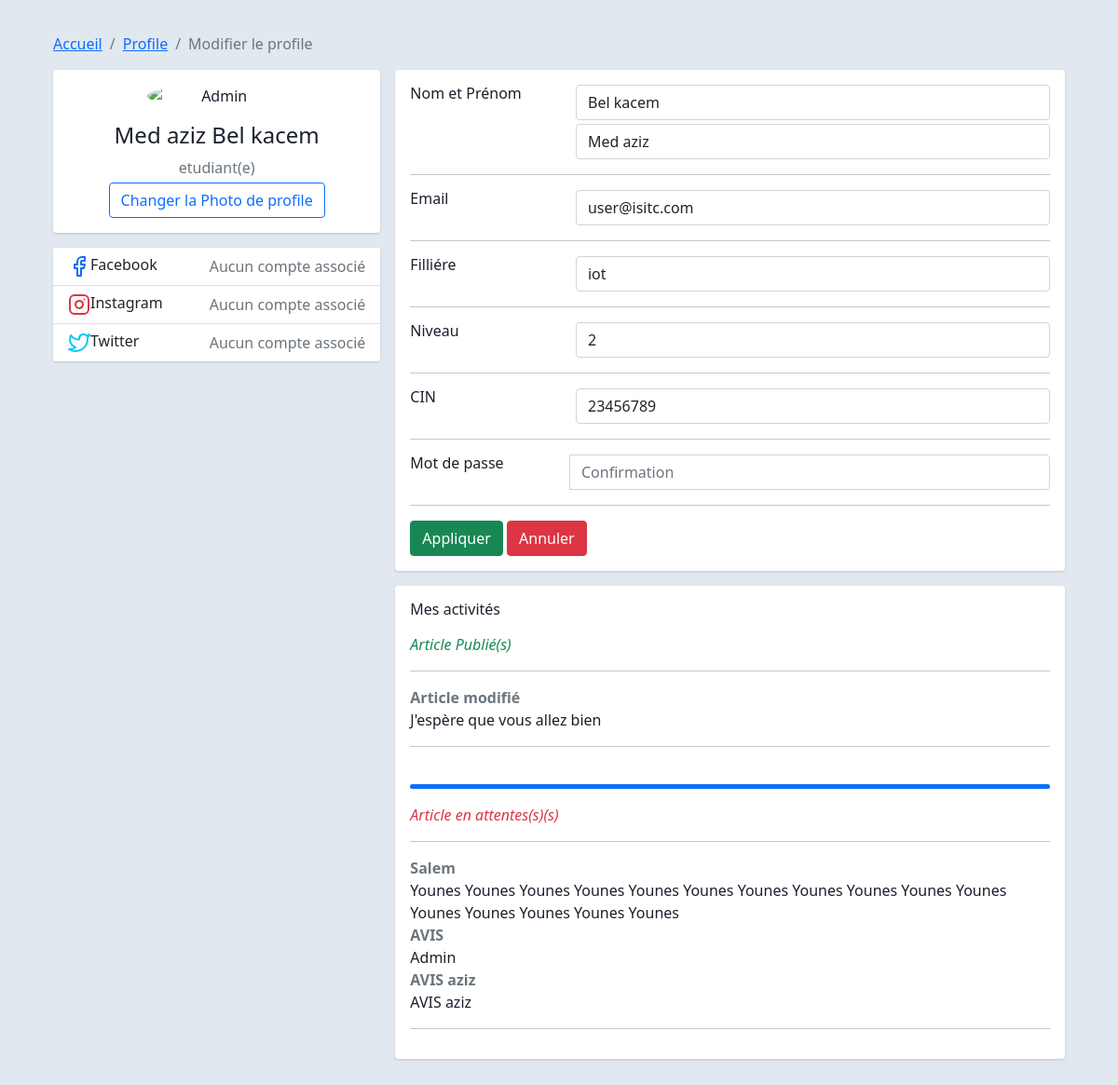
/etudiant/modif.php (signed in), run on the app's committed database.
### tables this page shows
CREATE TABLE `users` (
  `id` int(200) NOT NULL,
  `CIN` int(200) NOT NULL,
  `Nom` varchar(100) NOT NULL,
  `Prenom` varchar(100) NOT NULL,
  `Email` text NOT NULL,
  `Niveau` int(20) NOT NULL,
  `Fil` varchar(20) NOT NULL,
  `Login` text NOT NULL,
  `Password` text NOT NULL
);

CREATE TABLE `questions` (
  `id` int(200) NOT NULL,
  `titre` text NOT NULL,
  `description` text NOT NULL,
  `contenu` text NOT NULL,
  `is_admin` int(1) NOT NULL,
  `is_user` int(1) NOT NULL,
  `id_auteur` int(50) NOT NULL,
  `approved` int(200) NOT NULL,
  `date` text NOT NULL
);

### etudiant/modif.php (the view, shortened to what this page needs)
<?php
$db = mysqli_connect('localhost' , "root" , "" , "isitc");
$id = $_SESSION['id'] ;
$info = mysqli_fetch_assoc(mysqli_query($db , "SELECT * FROM users  WHERE id= '$id' "));
$pub_questions = mysqli_fetch_all(mysqli_query($db , "SELECT * FROM questions WHERE id_auteur='$id ' AND is_admin='0' AND is_user='1'AND approved='1' ORDER BY id DESC"),  MYSQLI_ASSOC);
$att_questions = mysqli_fetch_all(mysqli_query($db , "SELECT * FROM questions WHERE id_auteur='$id ' AND is_admin='0' AND is_user='1'AND approved='0' ORDER BY id DESC"),  MYSQLI_ASSOC);
?>
<!DOCTYPE html>
<html lang="en">
<head>
    <link rel="stylesheet" href="../css/all.min.css?v=<?php echo time(); ?>">
    <link rel="stylesheet" href="../css/bootstrap.min.css?v=<?php echo time(); ?>">
    <link rel="stylesheet" href="../css/profil.css?v=<?php echo time(); ?>">
</head>
<body>
<div class="container">
    <div class="main-body">
        <nav aria-label="breadcrumb" class="main-breadcrumb">
            <ol class="breadcrumb">
                <li class="breadcrumb-item"><a href="../home.php">Accueil</a></li>
                <li class="breadcrumb-item"><a href="profil"><a href="profil.php">Profile</a></li>
                <li class="breadcrumb-item active" aria-current="page">Modifier le profile</li>
            </ol>
        </nav>
        <div class="row gutters-sm">
            <div class="col-md-4 mb-3">
                <div class="card">
                    <div class="card-body">
                        <div class="d-flex flex-column align-items-center text-center">
                            <img src="https://bootdey.com/img/Content/avatar/avatar7.png" alt="Admin" class="rounded-circle" width="150">
                            <div class="mt-3">
                                <h4><?= $info['Prenom'].' '.$info['Nom'] ?></h4>
                                <p class="text-secondary mb-1"><?= $_SESSION['role'] ?>(e)</p>
                                <button class="btn btn-outline-primary">Changer la Photo de profile</button>
                            </div>
                        </div>
                    </div>
                </div>
                <div class="card mt-3">
                    <ul class="list-group list-group-flush">
                        <li class="list-group-item d-flex justify-content-between align-items-center flex-wrap">
                            <h6 class="mb-0">Facebook</h6>
                            <span class="text-secondary">Aucun compte associé</span>
                        </li>
                        <li class="list-group-item d-flex justify-content-between align-items-center flex-wrap">
                            <h6 class="mb-0">Instagram</h6>
                            <span class="text-secondary">Aucun compte associé</span>
                        </li>
                        <li class="list-group-item d-flex justify-content-between align-items-center flex-wrap">
                            <h6 class="mb-0">Twitter</h6>
                            <span class="text-secondary">Aucun compte associé</span>
                        </li>
                    </ul>
                </div>
            </div>
            <div class="col-md-8">
                <div class="card mb-3">
                    <form action="../php/modif_user.php" method="POST">
                        <div class="card-body">
                            <div class="row">
                                <div class="col-sm-3"><h6 class="mb-0">Nom et Prénom</h6></div>
                                <div class="col-sm-9 text-secondary">
                                    <input name="Nom" type="text" class="form-control mb-1" value="<?= $info['Nom'] ?>">
                                    <input name="Prenom" type="text" class="form-control" value="<?= $info['Prenom'] ?>">
                                </div>
                            </div>
                            <hr>
                            <div class="row">
                                <div class="col-sm-3"><h6 class="mb-0">Email</h6></div>
                                <div class="col-sm-9 text-secondary">
                                    <input name="Email" type="text" class="form-control" value="<?= $info['Email'] ?>">
                                </div>
                            </div>
                            <hr>
                            <div class="row">
                                <div class="col-sm-3"><h6 class="mb-0">Filliére</h6></div>
                                <div class="col-sm-9 text-secondary">
                                    <input name="Fil" type="text" class="form-control" value="<?= $info['Fil'] ?>">
                                </div>
                            </div>
                            <hr>
                            <div class="row">
                                <div class="col-sm-3"><h6 class="mb-0">Niveau</h6></div>
                                <div class="col-sm-9 text-secondary">
                                    <input name="Niveau" type="text" class="form-control" value="<?= $info['Niveau'] ?>">
                                </div>
                            </div>
                            <hr>
                            <div class="row">
                                <div class="col-sm-3"><h6 class="mb-0">CIN</h6></div>
                                <div class="col-sm-9 text-secondary">
                                    <input name="CIN" type="text" class="form-control" value="<?= $info['CIN'] ?>">
                                </div>
                            </div>
                            <hr>
                            <div class="row">
                                <div class="input-group">
                                    <div class="col-sm-3"><h6 class="mb-0">Mot de passe</h6></div>
                                    <input type="password" name="Password" id="Password" class="form-control" placeholder="Confirmation">
                                </div>
                            </div>
                            <hr>
                            <div class="row">
                                <div class="col-sm-12">
                                    <input class="btn btn-success" name="modif" type="submit" value="Appliquer">
                                    <input class="btn btn-danger" type="reset" value="Annuler">
                                </div>
                            </div>
                        </div>
                    </form>
                </div>
                <div class="row gutters-sm">
                    <div class="col-sm-12 mb-3">
                        <div class="card h-100">
                            <div class="card-body">
                                <h6 class="d-flex align-items-center mb-3">Mes activités</h6>
                                <div class="pub-article">
                                    <i class="material-icons text-success mr-2">Article Publié(s)</i>
                                    <hr>
                                    <?php foreach($pub_questions as $pub_question): ?>
                                        <div class="article">
                                            <div class="article-title text-secondary fw-bold">
                                                <?=  $pub_question['titre'] ?>
                                            </div>
                                            <?=  $pub_question['contenu']; ?>
                                        </div>
                                    <?php endforeach; ?>
                                    <hr>
                                </div>
                                <br>
                                <div class="progress mb-3" style="height: 5px">
                                    <div class="progress-bar bg-primary" role="progressbar" style="width: 100%" aria-valuenow="80" aria-valuemin="0" aria-valuemax="100"></div>
                                </div>
                                <div class="att-article">
                                    <i class="material-icons text-danger mr-2">Article en attentes(s)(s)</i>
                                    <hr>
                                    <?php foreach($att_questions as $att_question): ?>
                                        <div class="article">
                                            <div class="article-title text-secondary fw-bold">
                                                <?=  $att_question['titre'] ?>
                                            </div>
                                            <?=  $att_question['contenu']; ?>
                                        </div>
                                    <?php endforeach; ?>
                                    <hr>
                                </div>
                            </div>
                        </div>
                    </div>
                </div>
            </div>
        </div>
    </div>
</div>
</body>
</html>

### css/profil.css (style rules this page uses)
body { margin-top:20px; color: #1a202c; text-align: left; background-color: #e2e8f0; }
.main-body { padding: 15px; }
.card { box-shadow: 0 1px 3px 0 rgba(0,0,0,.1), 0 1px 2px 0 rgba(0,0,0,.06); }
.card { position: relative; display: flex; flex-direction: column; min-width: 0; word-wrap: break-word; background-color: #fff; background-clip: border-box; border: 0 solid rgba(0,0,0,.125); border-radius: .25rem; }
.card-body { flex: 1 1 auto; min-height: 1px; padding: 1rem; }
.gutters-sm { margin-right: -8px; margin-left: -8px; }
.gutters-sm>.col, .gutters-sm>[class*=col-] { padding-right: 8px; padding-left: 8px; }
.mb-3, .my-3 { margin-bottom: 1rem!important; }
.h-100 { height: 100%!important; }

### data on the page
users: Prenom "Med aziz", Nom "Bel kacem", Email "user@isitc.com", Fil "iot", Niveau "2", CIN "23456789"
questions: titre "Article modifié", contenu "J'espère que vous allez bien"
questions: titre "Salem", contenu "Younes Younes Younes Younes Younes Younes Younes Younes Younes Younes Younes Younes Younes Younes Younes Younes"
questions: titre "AVIS", contenu "Admin"
questions: titre "AVIS aziz", contenu "AVIS aziz"

### other printed values
$_SESSION['role'] "etudiant"
